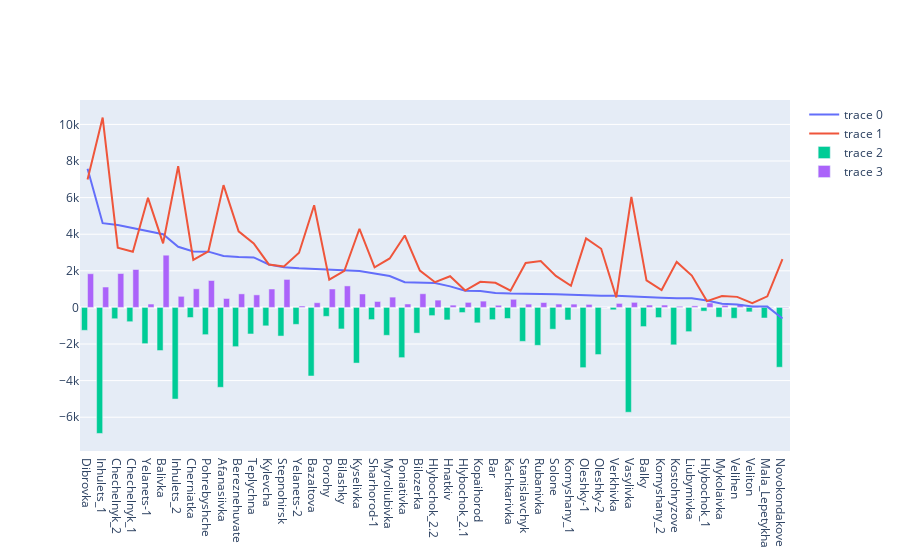

The cell this chart's notebook holds for it:
### Code cell
def draw_all_station_chart(df, sort_by='yeild'):
    df = df.sort_values('yeild', ascending=False)
    fig = go.Figure()
    fig.add_trace(
        go.Scatter(
            x=df.index.get_level_values(0),
            y=df.yeild
        )
    )
    fig.add_trace(
        go.Scatter(
            x=df.index.get_level_values(0),
            y=df.forecast
        )
    )
    fig.add_trace(
        go.Bar(
            x=df.index.get_level_values(0),
            y=df.error_shortage
        )
    )
    fig.add_trace(
        go.Bar(
            x=df.index.get_level_values(0),
            y=df.error_excess
        )
    )
    return fig

### Figure 1 — Plotly figure (JSON) as saved in the notebook; plotly's stock layout.template omitted (floating-point values rounded to 4 significant figures)
{"data": [{"x": ["Dibrovka", "Inhulets_1", "Chechelnyk_2", "Chechelnyk_1", "Yelanets-1", "Balivka", "Inhulets_2", "Cherniatka", "Pohrebyshche", "Afanasiivka", "Bereznehuvate", "Teplychna", "Kylevcha", "Stepnohirsk", "Yelanets-2", "Bazaltova", "Porohy", "Bilashky", "Kyselivka", "Sharhorod-1", "Myroliubivka", "Poniativka", "Bilozerka", "Hlybochok_2.2", "Hnatkiv", "Hlybochok_2.1", "Kopaihorod", "Bar", "Kachkarivka", "Stanislavchyk", "Rubanivka", "Solone", "Komyshany_1", "Oleshky-1", "Oleshky-2", "Verkhivka", "Vasylivka", "Balky", "Komyshany_2", "Kostohryzove", "Liubymivka", "Hlybochok_1", "Mykolaivka", "Velihen", "Veliton", "Mala_Lepetykha", "Novokondakove"], "y": [7580.0, 4602.0, 4500.0, 4333.0, 4193.0, 3998.0, 3316.0, 3062.0, 3048.0, 2805.0, 2750.0, 2730.0, 2347.0, 2200.0, 2136.0, 2094.0, 2032.0, 2000.0, 1990.0, 1855.0, 1713.0, 1374.0, 1356.0, 1329.0, 1150.0, 916.0, 900.0, 794.0, 756.0, 756.0, 732.0, 713.0, 676.0, 645.0, 641.0, 635.0, 588.0, 555.0, 525.0, 504.0, 500.0, 381.0, 200.0, 156.0, 52.0, 44.0, -602.0], "type": "scatter"}, {"x": ["Dibrovka", "Inhulets_1", "Chechelnyk_2", "Chechelnyk_1", "Yelanets-1", "Balivka", "Inhulets_2", "Cherniatka", "Pohrebyshche", "Afanasiivka", "Bereznehuvate", "Teplychna", "Kylevcha", "Stepnohirsk", "Yelanets-2", "Bazaltova", "Porohy", "Bilashky", "Kyselivka", "Sharhorod-1", "Myroliubivka", "Poniativka", "Bilozerka", "Hlybochok_2.2", "Hnatkiv", "Hlybochok_2.1", "Kopaihorod", "Bar", "Kachkarivka", "Stanislavchyk", "Rubanivka", "Solone", "Komyshany_1", "Oleshky-1", "Oleshky-2", "Verkhivka", "Vasylivka", "Balky", "Komyshany_2", "Kostohryzove", "Liubymivka", "Hlybochok_1", "Mykolaivka", "Velihen", "Veliton", "Mala_Lepetykha", "Novokondakove"], "y": [6991, 10375, 3267, 3042, 5988, 3500, 7717, 2595, 3065, 6682, 4154, 3496, 2348, 2236, 2986, 5586, 1513, 2001, 4297, 2195, 2674, 3931, 2014, 1378, 1706, 921, 1399, 1344, 917, 2431, 2537, 1721, 1182, 3771, 3204, 547, 6039, 1473, 950, 2487, 1739, 344, 621, 576, 233, 606, 2645], "type": "scatter"}, {"x": ["Dibrovka", "Inhulets_1", "Chechelnyk_2", "Chechelnyk_1", "Yelanets-1", "Balivka", "Inhulets_2", "Cherniatka", "Pohrebyshche", "Afanasiivka", "Bereznehuvate", "Teplychna", "Kylevcha", "Stepnohirsk", "Yelanets-2", "Bazaltova", "Porohy", "Bilashky", "Kyselivka", "Sharhorod-1", "Myroliubivka", "Poniativka", "Bilozerka", "Hlybochok_2.2", "Hnatkiv", "Hlybochok_2.1", "Kopaihorod", "Bar", "Kachkarivka", "Stanislavchyk", "Rubanivka", "Solone", "Komyshany_1", "Oleshky-1", "Oleshky-2", "Verkhivka", "Vasylivka", "Balky", "Komyshany_2", "Kostohryzove", "Liubymivka", "Hlybochok_1", "Mykolaivka", "Velihen", "Veliton", "Mala_Lepetykha", "Novokondakove"], "y": [-1252, -6887, -619, -781, -1979, -2356, -5007, -551, -1488, -4365, -2144, -1451, -1007, -1565, -926, -3748, -489, -1176, -3041, -665, -1524, -2744, -1405, -448, -682, -280, -843, -669, -605, -1855, -2072, -1190, -686, -3291, -2575, -131, -5728, -1047, -555, -2044, -1324, -203, -535, -593, -245, -578, -3269], "type": "bar"}, {"x": ["Dibrovka", "Inhulets_1", "Chechelnyk_2", "Chechelnyk_1", "Yelanets-1", "Balivka", "Inhulets_2", "Cherniatka", "Pohrebyshche", "Afanasiivka", "Bereznehuvate", "Teplychna", "Kylevcha", "Stepnohirsk", "Yelanets-2", "Bazaltova", "Porohy", "Bilashky", "Kyselivka", "Sharhorod-1", "Myroliubivka", "Poniativka", "Bilozerka", "Hlybochok_2.2", "Hnatkiv", "Hlybochok_2.1", "Kopaihorod", "Bar", "Kachkarivka", "Stanislavchyk", "Rubanivka", "Solone", "Komyshany_1", "Oleshky-1", "Oleshky-2", "Verkhivka", "Vasylivka", "Balky", "Komyshany_2", "Kostohryzove", "Liubymivka", "Hlybochok_1", "Mykolaivka", "Velihen", "Veliton", "Mala_Lepetykha", "Novokondakove"], "y": [1841, 1114, 1852, 2072, 184, 2854, 606, 1018, 1471, 488, 740, 685, 1006, 1529, 76, 256, 1008, 1175, 734, 325, 563, 187, 747, 399, 126, 275, 344, 119, 444, 180, 267, 182, 180, 165, 12, 219, 277, 129, 130, 61, 85, 240, 114, 173, 64, 16, 22], "type": "bar"}], "layout": {}}
